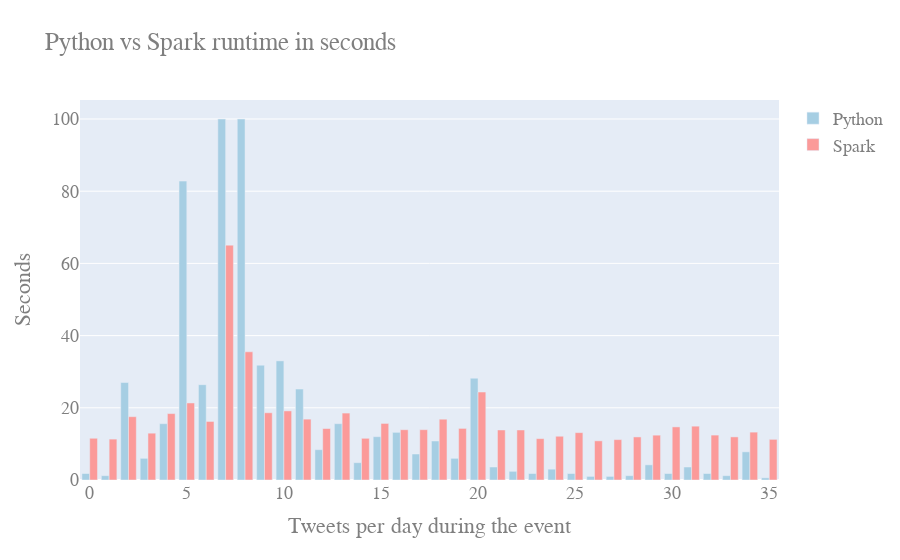

The cell this chart's notebook holds for it:
### Code cell
import plotly.graph_objects as go
days_list = list(df.day)
py_time = list(df['python_time'])
sp_time = list(df['spark_time'])


colors = ['lightslategray',] * 2
colors[1] = 'crimson'

fig = go.Figure(data=[
    go.Bar(name='Python', y=py_time, marker_color="rgb(166,206,227)", ),
    go.Bar(name='Spark', y=sp_time, marker_color = "rgb(251,154,153)")
])

# fig = go.Figure(data=[
#     go.Bar(name='Python', x=days, y=py_time, marker_color="rgb(166,206,227)", ),
#     go.Bar(name='Spark', x=days, y=sp_time, marker_color = "rgb(251,154,153)")
# ])
# Change the bar mode
# fig.update_layout(title_text='Python vs Spark runtime in seconds')

fig.update_layout(
    title_text="Python vs Spark runtime in seconds",
    xaxis_title="Tweets per day during the event",
    yaxis_title="Seconds",
    font=dict(
        family="Courier New, monospace",
        size=18,
        color="#7f7f7f"
    ))

fig.update_layout(barmode='group')
fig.show()

### Figure 1 — Plotly figure (JSON) as saved in the notebook; plotly's stock layout.template omitted (floating-point values rounded to 4 significant figures)
{"data": [{"marker": {"color": "rgb(166,206,227)"}, "name": "Python", "type": "bar", "y": [1.8, 1.2, 27, 6, 15.6, 82.8, 26.4, 100, 100, 31.8, 33, 25.2, 8.4, 15.6, 4.8, 12, 13.2, 7.2, 10.8, 6, 28.2, 3.6, 2.4, 1.8, 3, 1.8, 1, 1, 1.2, 4.2, 1.8, 3.6, 1.8, 1.2, 7.8, 0.6]}, {"marker": {"color": "rgb(251,154,153)"}, "name": "Spark", "type": "bar", "y": [11.56, 11.33, 17.54, 12.97, 18.4, 21.34, 16.22, 65.06, 35.51, 18.63, 19.14, 16.86, 14.25, 18.54, 11.55, 15.67, 13.93, 13.94, 16.84, 14.29, 24.37, 13.86, 13.86, 11.46, 12.12, 13.12, 10.85, 11.19, 11.93, 12.42, 14.71, 14.91, 12.44, 11.94, 13.26, 11.26]}], "layout": {"autosize": true, "barmode": "group", "font": {"color": "#7f7f7f", "family": "Courier New, monospace", "size": 18}, "title": {"text": "Python vs Spark runtime in seconds"}, "xaxis": {"autorange": true, "range": [-0.5, 35.5], "title": {"text": "Tweets per day during the event"}}, "yaxis": {"autorange": true, "range": [0, 105.3], "title": {"text": "Seconds"}, "type": "linear"}}}
